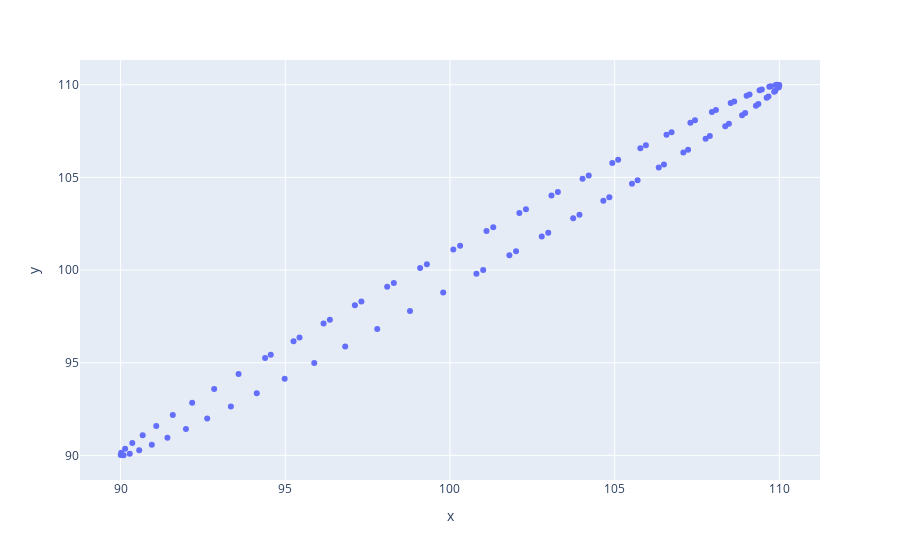

The code cell stored with this chart in its notebook:
### Code cell
df["shifted_1"] = df["y"].shift(1)
df["shifted_noise_1"] = df["with_noise"].shift(1)
px.scatter(x=df['y'][1:],y=df['shifted_1'][1:])
